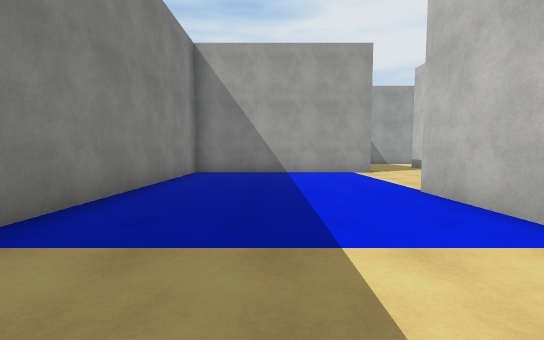
[1] (above)

24 first-person views from a walk through a Unity game level. The camera is 1.4 m above the floor, tilts 4° down and sees 90° across. The floor is counted in squares, 2 m on a side. Each view is taken from the middle of a square. On the plan, view 1 faces up. The plan holds only what a view shows up to about 9 squares ahead; the rest is blank. The player character is not drawn. Surface patterns are stand-ins for the level's own textures.

[2]
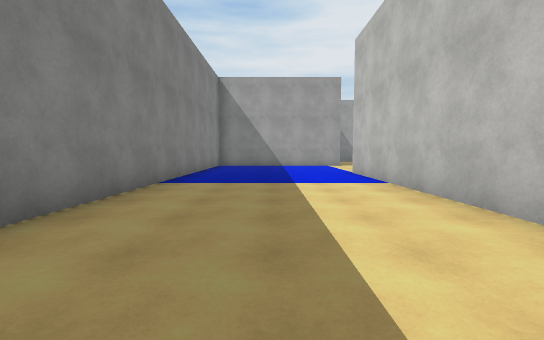

[3]
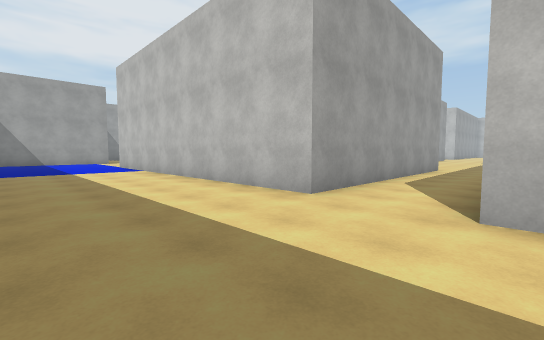

[4]
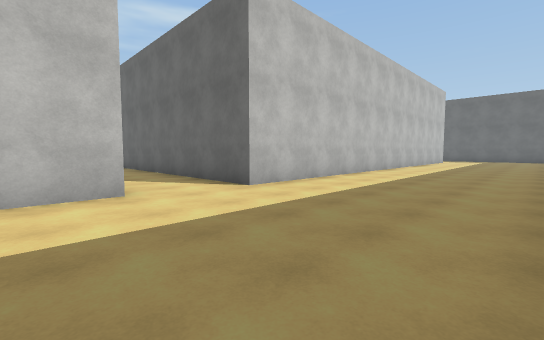

[5]
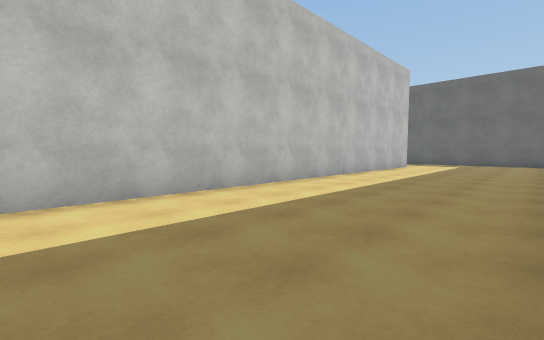

[6]
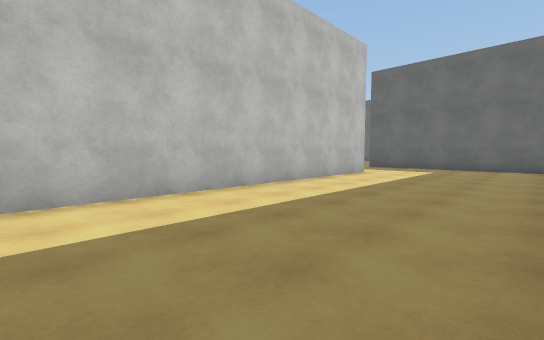

[7]
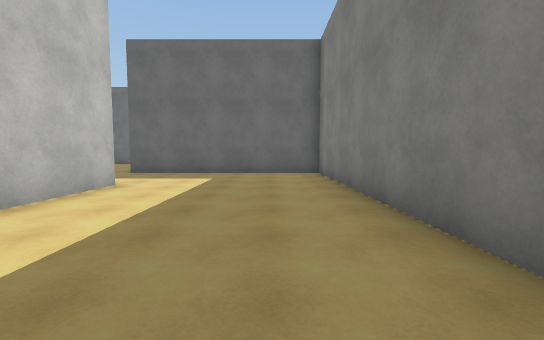

[8]
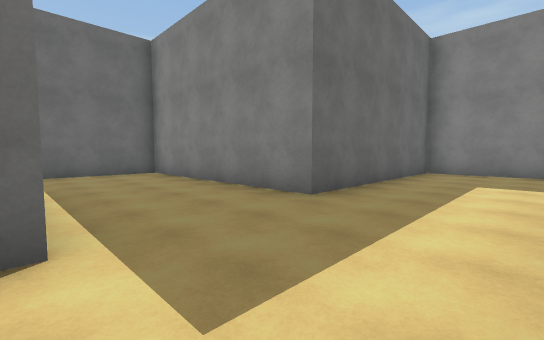

[9]
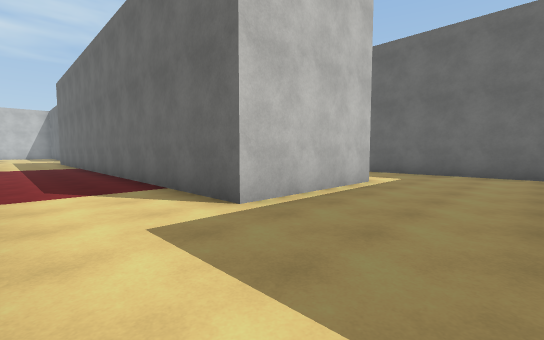

[10]
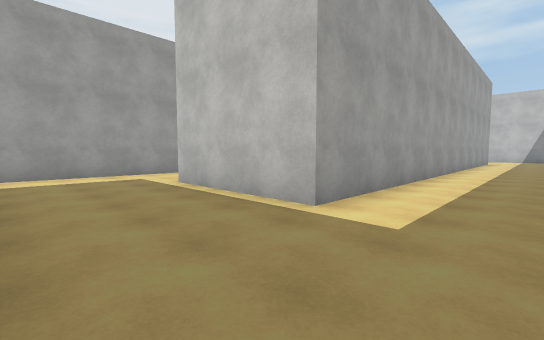

[11]
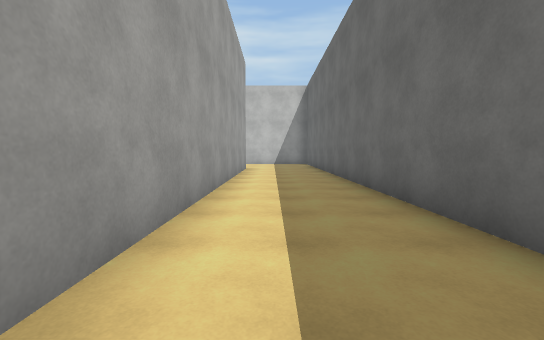

[12]
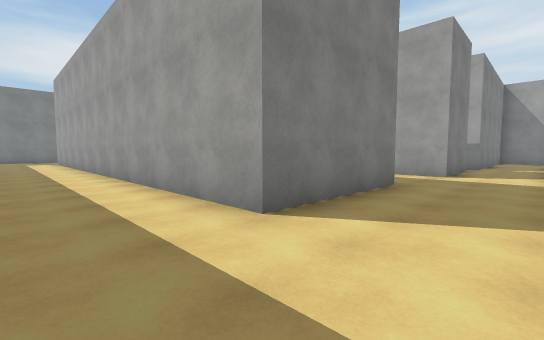

[13]
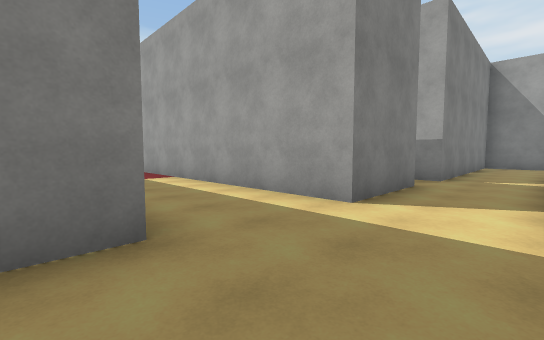

[14]
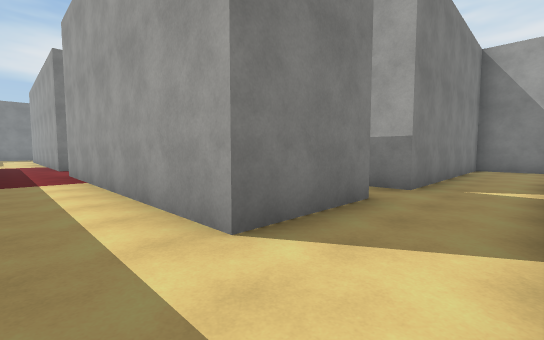

[15]
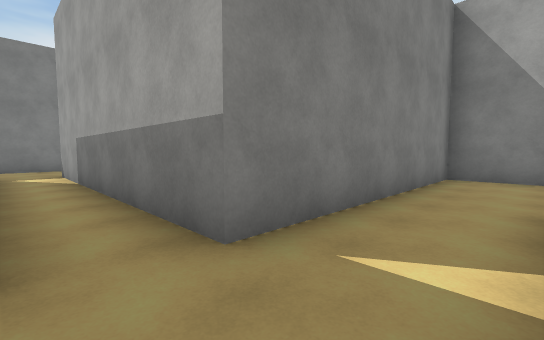

[16]
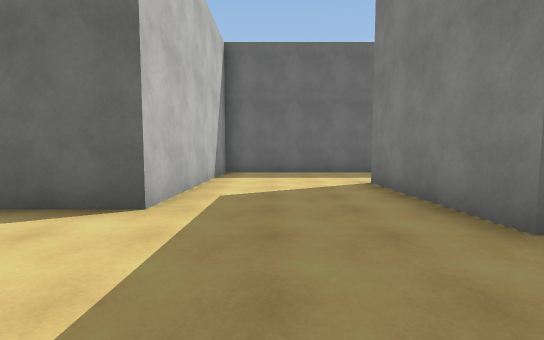

[17]
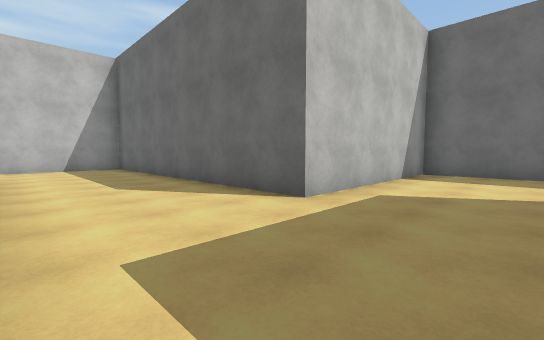

[18]
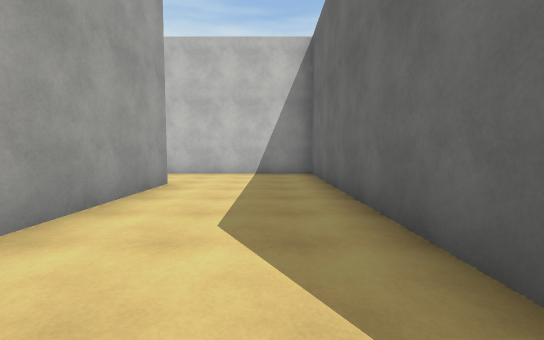

[19]
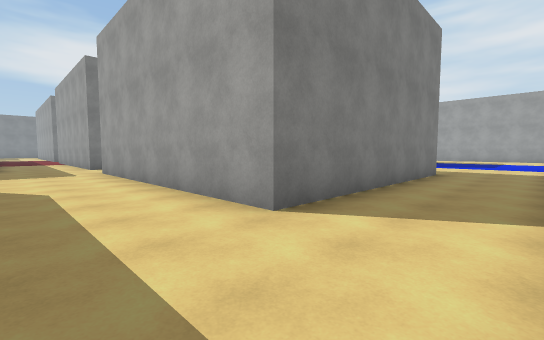

[20]
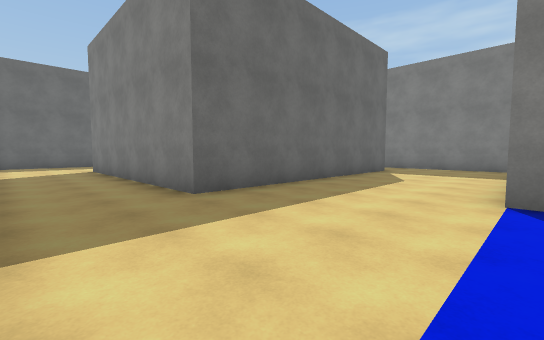

[21]
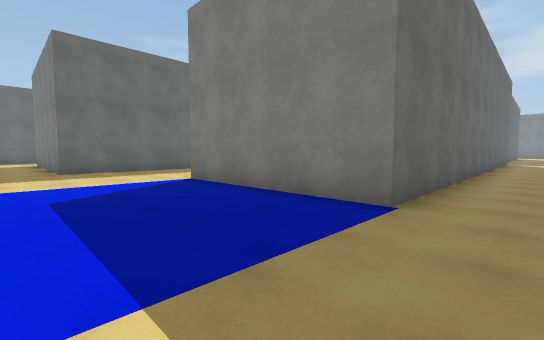

[22]
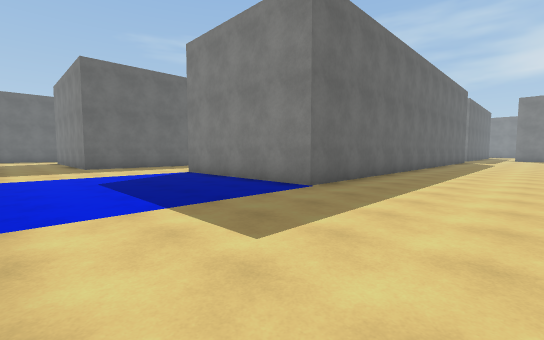

[23]
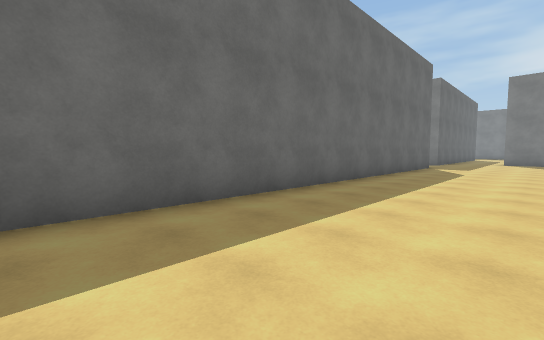

[24]
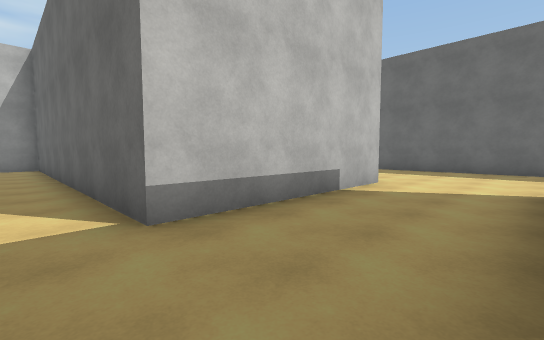

### Floor plan
Points are (right, up) in squares from view 1. A wall is a line through its corners. A room is listed if a view was taken in it or the views show most of it. See-through windows are left out.
Room 1 (views 1, 2, 3, 4, 5, 6, 7, 8, 9, 10, 11, 12, 13, 14, 15, 16, 17, 18, 19, 20, 21, 22, 23, 24)
walls: (12.2, -18.9) (12.2, -20.1); (17.5, -7.3) (29.6, -7.3) (29.6, -12.4); (9.1, -5.3) (2.6, -5.3) (2.6, 4.8); (24.1, -12.3) (22.3, -12.3) (22.3, -18.8) (14.8, -18.8); (22.3, -20.1) (22.3, -22.7) (14.6, -22.7); (8.1, -22.7) (4, -22.7); (25.1, -16) (31.8, -16) (31.8, -22.7) (24.2, -22.7); (21.8, -25.1) (21.8, -29) (6.8, -29) (6.8, -25.2) (14.6, -25.2); (24.6, -3) (24.6, 2.1); (2.2, -22.6) (2.2, -7.6) (7.2, -7.6); (-2.5, -18.4) (-2.5, -25.6) (3.5, -25.6) (3.5, -31.8) (8, -31.8); (12.8, -31.8) (25.5, -31.8) (25.5, -26.2) (34.4, -26.2) (34.4, -21.8); (3.2, 8.9) (-2.5, 8.9) (-2.5, -1.6)
ways out: opening at (4.5, 7.5); opening at (22, 3); opening at (24, 3)

Positions as (right, up) in squares from view 1, and headings:
1: (0, 0), facing up
2: (0, -4), facing up
3: (-1, -8), facing up-right
4: (-2, -4), facing down-right
5: (-2, -10), facing down-right
6: (-2, -14), facing down-right
7: (-1, -17), facing down
8: (7, -23), facing down-left
9: (4, -23), facing down-right
10: (4, -31), facing up-right
11: (11, -30), facing right
12: (24, -31), facing up-left
13: (24, -26), facing up-left
14: (24, -24), facing up-left
15: (24, -20), facing up-left
16: (24, -23), facing down
17: (23, -23), facing down-right
18: (26, -25), facing right
19: (34, -25), facing up-left
20: (34, -12), facing down-left
21: (33, -6), facing down-left
22: (34, -4), facing down-left
23: (27, -4), facing down-left
24: (22, 3), facing down-right
